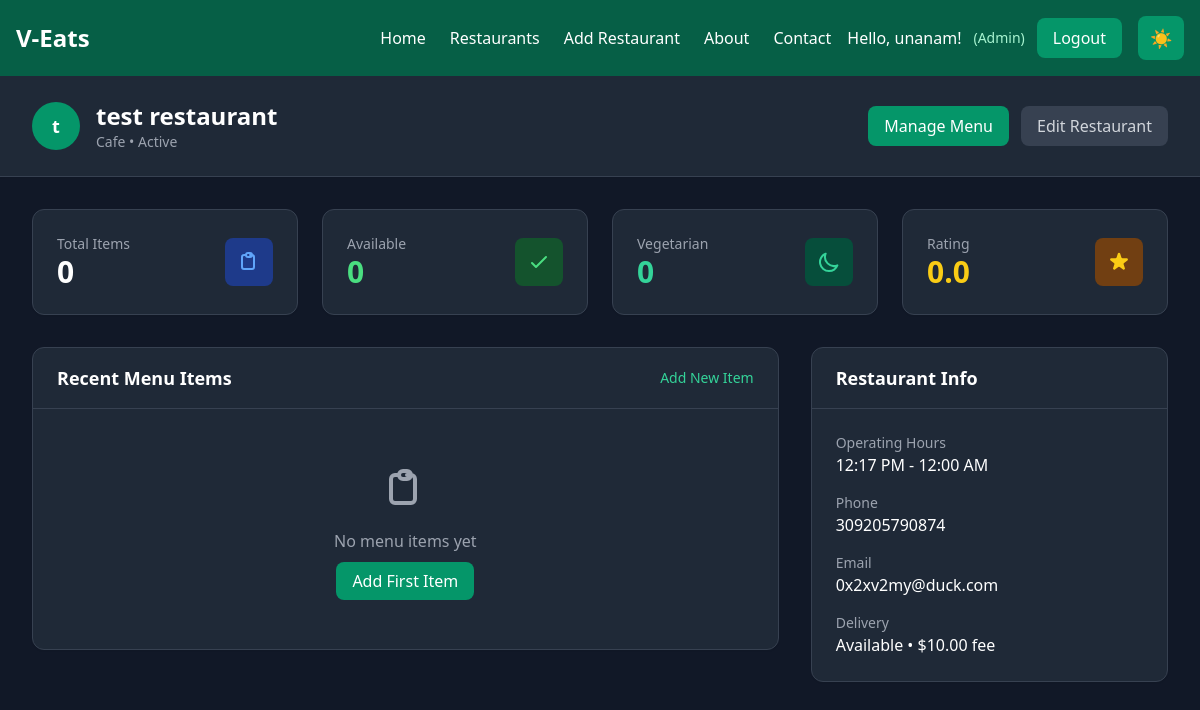
The app's page /restaurants/1/dashboard/ (signed in) with its own data.
### restaurant/models.py (models this page shows, shortened)
class Restaurant(models.Model):
    CATEGORY_CHOICES = [
        ('fast_food', 'Fast Food'),
        ('casual', 'Casual Dining'),
        ('fine_dining', 'Fine Dining'),
        ('cafe', 'Cafe'),
        ('bakery', 'Bakery'),
        ('dessert', 'Dessert'),
        ('other', 'Other'),
    ]
    STATUS_CHOICES = [
        ('active', 'Active'),
        ('inactive', 'Inactive'),
        ('pending', 'Pending Approval'),
    ]
    name = models.CharField(max_length=200)
    description = models.TextField()
    owner = models.ForeignKey(settings.AUTH_USER_MODEL, on_delete=models.CASCADE, related_name='owned_restaurants')
    category = models.CharField(max_length=20, choices=CATEGORY_CHOICES, default='other')
    address = models.TextField()
    phone = models.CharField(max_length=20)
    email = models.EmailField()
    website = models.URLField(blank=True, null=True)
    image = models.ImageField(upload_to='restaurants/', blank=True, null=True)
    logo = models.ImageField(upload_to='restaurant_logos/', blank=True, null=True)
    status = models.CharField(max_length=20, choices=STATUS_CHOICES, default='pending')
    opening_time = models.TimeField()
    closing_time = models.TimeField()
    is_delivery_available = models.BooleanField(default=True)
    delivery_fee = models.DecimalField(max_digits=6, decimal_places=2, default=0.00)
    minimum_order = models.DecimalField(max_digits=8, decimal_places=2, default=0.00)
    rating = models.FloatField(default=0.0)
    total_reviews = models.IntegerField(default=0)
    created_at = models.DateTimeField(auto_now_add=True)
    updated_at = models.DateTimeField(auto_now=True)
    class Meta:
        ordering = ['-created_at']

### restaurant/views.py (the view)
# urls.py: path('<int:pk>/dashboard/', views.restaurant_dashboard, name='dashboard'),
@login_required
def restaurant_dashboard(request, pk):
    restaurant = get_object_or_404(Restaurant, pk=pk)
    if not (request.user.is_superuser or request.user.is_staff or restaurant.owner == request.user):
        messages.error(request, "You don't have permission to access this dashboard.")
        return redirect('users:home')
    menu_items = restaurant.menu_items.all()
    total_items = menu_items.count()
    available_items = menu_items.filter(is_available=True).count()
    vegetarian_items = menu_items.filter(is_vegetarian=True).count()
    recent_items = menu_items.order_by('-created_at')[:5]
    context = {
        'restaurant': restaurant,
        'total_items': total_items,
        'available_items': available_items,
        'vegetarian_items': vegetarian_items,
        'recent_items': recent_items,
    }
    return render(request, 'restaurant/dashboard.html', context)

### restaurant/templates/restaurant/dashboard.html (shortened to what this page needs)
{% extends 'base.html' %}
{% block content %}
<div class="min-h-screen bg-gray-50 dark:bg-gray-900">
  <div class="bg-white dark:bg-gray-800 shadow-sm border-b border-gray-200 dark:border-gray-700">
    <div class="max-w-7xl mx-auto px-4 sm:px-6 lg:px-8 py-6">
      <div class="flex flex-col md:flex-row md:items-center md:justify-between">
        <div class="flex items-center space-x-4">
          {% if restaurant.logo %}
            <img src="{{ restaurant.logo.url }}" alt="{{ restaurant.name }}" class="w-12 h-12 rounded-full object-cover">
          {% else %}
            <div class="w-12 h-12 bg-emerald-600 rounded-full flex items-center justify-center">
              <span class="text-white font-bold text-lg">{{ restaurant.name.0 }}</span>
            </div>
          {% endif %}
          <div>
            <h1 class="text-2xl font-bold text-gray-900 dark:text-white">{{ restaurant.name }}</h1>
            <p class="text-sm text-gray-500 dark:text-gray-400">{{ restaurant.category|capfirst }} • {{ restaurant.status|capfirst }}</p>
          </div>
        </div>
        <div class="mt-4 md:mt-0 flex space-x-3">
          <a href="{% url 'restaurant:manage_menu' restaurant.pk %}"
             class="bg-emerald-600 text-white px-4 py-2 rounded-lg hover:bg-emerald-700 transition-colors duration-200 font-medium">
            Manage Menu
          </a>
          <button class="bg-gray-200 dark:bg-gray-700 text-gray-700 dark:text-gray-300 px-4 py-2 rounded-lg hover:bg-gray-300 dark:hover:bg-gray-600 transition-colors duration-200 font-medium">
            Edit Restaurant
          </button>
        </div>
      </div>
    </div>
  </div>
  <div class="max-w-7xl mx-auto px-4 sm:px-6 lg:px-8 py-8">
    <div class="grid grid-cols-1 md:grid-cols-2 lg:grid-cols-4 gap-6 mb-8">
      <div class="bg-white dark:bg-gray-800 rounded-xl shadow-sm p-6 border border-gray-200 dark:border-gray-700">
        <div class="flex items-center justify-between">
          <div>
            <p class="text-sm font-medium text-gray-600 dark:text-gray-400">Total Items</p>
            <p class="text-3xl font-bold text-gray-900 dark:text-white">{{ total_items }}</p>
          </div>
          <div class="bg-blue-100 dark:bg-blue-900 p-3 rounded-lg">
          </div>
        </div>
      </div>
      <div class="bg-white dark:bg-gray-800 rounded-xl shadow-sm p-6 border border-gray-200 dark:border-gray-700">
        <div class="flex items-center justify-between">
          <div>
            <p class="text-sm font-medium text-gray-600 dark:text-gray-400">Available</p>
            <p class="text-3xl font-bold text-green-600 dark:text-green-400">{{ available_items }}</p>
          </div>
          <div class="bg-green-100 dark:bg-green-900 p-3 rounded-lg">
            <svg class="w-6 h-6 text-green-600 dark:text-green-400" fill="none" stroke="currentColor" viewBox="0 0 24 24">
              <path stroke-linecap="round" stroke-linejoin="round" stroke-width="2" d="M5 13l4 4L19 7"></path>
            </svg>
          </div>
        </div>
      </div>
      <div class="bg-white dark:bg-gray-800 rounded-xl shadow-sm p-6 border border-gray-200 dark:border-gray-700">
        <div class="flex items-center justify-between">
          <div>
            <p class="text-sm font-medium text-gray-600 dark:text-gray-400">Vegetarian</p>
            <p class="text-3xl font-bold text-emerald-600 dark:text-emerald-400">{{ vegetarian_items }}</p>
          </div>
          <div class="bg-emerald-100 dark:bg-emerald-900 p-3 rounded-lg">
            <svg class="w-6 h-6 text-emerald-600 dark:text-emerald-400" fill="none" stroke="currentColor" viewBox="0 0 24 24">
              <path stroke-linecap="round" stroke-linejoin="round" stroke-width="2" d="M20.354 15.354A9 9 0 018.646 3.646 9.003 9.003 0 0012 21a9.003 9.003 0 008.354-5.646z"></path>
            </svg>
          </div>
        </div>
      </div>
      <div class="bg-white dark:bg-gray-800 rounded-xl shadow-sm p-6 border border-gray-200 dark:border-gray-700">
        <div class="flex items-center justify-between">
          <div>
            <p class="text-sm font-medium text-gray-600 dark:text-gray-400">Rating</p>
            <p class="text-3xl font-bold text-yellow-600 dark:text-yellow-400">{{ restaurant.rating|floatformat:1 }}</p>
          </div>
          <div class="bg-yellow-100 dark:bg-yellow-900 p-3 rounded-lg">
          </div>
        </div>
      </div>
    </div>
    <div class="grid grid-cols-1 lg:grid-cols-3 gap-8">
      <div class="lg:col-span-2">
        <div class="bg-white dark:bg-gray-800 rounded-xl shadow-sm border border-gray-200 dark:border-gray-700">
          <div class="px-6 py-4 border-b border-gray-200 dark:border-gray-700 flex items-center justify-between">
            <h2 class="text-lg font-semibold text-gray-900 dark:text-white">Recent Menu Items</h2>
            <a href="{% url 'restaurant:add_menu_item' restaurant.pk %}"
               class="text-emerald-600 dark:text-emerald-400 hover:text-emerald-700 dark:hover:text-emerald-300 font-medium text-sm">
              Add New Item
            </a>
          </div>
          <div class="p-6">
            {% if recent_items %}
              <div class="space-y-4">
                {% for item in recent_items %}
                  <div class="flex items-center space-x-4 p-4 bg-gray-50 dark:bg-gray-700 rounded-lg">
                    {% if item.image %}
                      <img src="{{ item.image.url }}" alt="{{ item.name }}" class="w-12 h-12 rounded-lg object-cover">
                    {% else %}
                      <div class="w-12 h-12 bg-gray-300 dark:bg-gray-600 rounded-lg flex items-center justify-center">
                        <svg class="w-6 h-6 text-gray-500 dark:text-gray-400" fill="none" stroke="currentColor" viewBox="0 0 24 24">
                          <path stroke-linecap="round" stroke-linejoin="round" stroke-width="2" d="M4 16l4.586-4.586a2 2 0 012.828 0L16 16m-2-2l1.586-1.586a2 2 0 012.828 0L20 14m-6-6h.01M6 20h12a2 2 0 002-2V6a2 2 0 00-2-2H6a2 2 0 00-2 2v12a2 2 0 002 2z"></path>
                        </svg>
                      </div>
                    {% endif %}
                    <div class="flex-1">
                      <h3 class="font-medium text-gray-900 dark:text-white">{{ item.name }}</h3>
                      <p class="text-sm text-gray-500 dark:text-gray-400">{{ item.category|capfirst }} • ${{ item.price }}</p>
                    </div>
                    <div class="flex items-center space-x-2">
                      {% if item.is_available %}
                        <span class="inline-flex items-center px-2.5 py-0.5 rounded-full text-xs font-medium bg-green-100 text-green-800 dark:bg-green-900 dark:text-green-200">
                          Available
                        </span>
                      {% else %}
                        <span class="inline-flex items-center px-2.5 py-0.5 rounded-full text-xs font-medium bg-red-100 text-red-800 dark:bg-red-900 dark:text-red-200">
                          Unavailable
                        </span>
                      {% endif %}
                    </div>
                  </div>
                {% endfor %}
              </div>
            {% else %}
              <div class="text-center py-8">
                <svg class="w-12 h-12 text-gray-400 mx-auto mb-4" fill="none" stroke="currentColor" viewBox="0 0 24 24">
                  <path stroke-linecap="round" stroke-linejoin="round" stroke-width="2" d="M9 5H7a2 2 0 00-2 2v10a2 2 0 002 2h8a2 2 0 002-2V7a2 2 0 00-2-2h-2M9 5a2 2 0 002 2h2a2 2 0 002-2M9 5a2 2 0 012-2h2a2 2 0 012 2"></path>
                </svg>
                <p class="text-gray-500 dark:text-gray-400 mb-4">No menu items yet</p>
                <a href="{% url 'restaurant:add_menu_item' restaurant.pk %}"
                   class="bg-emerald-600 text-white px-4 py-2 rounded-lg hover:bg-emerald-700 transition-colors duration-200 font-medium">
                  Add First Item
                </a>
              </div>
            {% endif %}
          </div>
        </div>
      </div>
      <div>
        <div class="bg-white dark:bg-gray-800 rounded-xl shadow-sm border border-gray-200 dark:border-gray-700">
          <div class="px-6 py-4 border-b border-gray-200 dark:border-gray-700">
            <h2 class="text-lg font-semibold text-gray-900 dark:text-white">Restaurant Info</h2>
          </div>
          <div class="p-6 space-y-4">
            <div>
              <p class="text-sm font-medium text-gray-600 dark:text-gray-400">Operating Hours</p>
              <p class="text-gray-900 dark:text-white">{{ restaurant.opening_time|time:"g:i A" }} - {{ restaurant.closing_time|time:"g:i A" }}</p>
            </div>
            <div>
              <p class="text-sm font-medium text-gray-600 dark:text-gray-400">Phone</p>
              <p class="text-gray-900 dark:text-white">{{ restaurant.phone }}</p>
            </div>
            <div>
              <p class="text-sm font-medium text-gray-600 dark:text-gray-400">Email</p>
              <p class="text-gray-900 dark:text-white">{{ restaurant.email }}</p>
            </div>
            <div>
              <p class="text-sm font-medium text-gray-600 dark:text-gray-400">Delivery</p>
              <p class="text-gray-900 dark:text-white">
                {% if restaurant.is_delivery_available %}
                  Available • ${{ restaurant.delivery_fee }} fee
                {% else %}
                  Not Available
                {% endif %}
              </p>
            </div>
          </div>
        </div>
      </div>
    </div>
  </div>
</div>
{% endblock %}

### users/templates/base.html (shortened to what this page needs)
<!DOCTYPE html>
<html lang="en" class="dark">
<head>
  <script src="https://cdn.tailwindcss.com"></script>
</head>
<body class="bg-emerald-50 dark:bg-emerald-900 text-gray-800 dark:text-gray-200 transition-colors duration-300">
  <nav class="p-4 bg-emerald-600 dark:bg-emerald-800 flex justify-between items-center shadow-lg transition-colors duration-300">
    <div class="flex items-center space-x-4">
      <h1 class="text-white font-bold text-2xl">V-Eats</h1>
    </div>
    <div class="flex items-center space-x-4">
      <div class="hidden md:flex items-center space-x-6">
        <a href="{% url 'users:home' %}" class="text-white hover:text-emerald-200 transition-colors duration-200 font-medium">Home</a>
        <a href="{% url 'restaurant:list' %}" class="text-white hover:text-emerald-200 transition-colors duration-200 font-medium">Restaurants</a>
        {% if user.is_authenticated and user.is_superuser %}
          <a href="{% url 'restaurant:add' %}" class="text-white hover:text-emerald-200 transition-colors duration-200 font-medium">Add Restaurant</a>
        {% endif %}
        <a href="#" class="text-white hover:text-emerald-200 transition-colors duration-200 font-medium">About</a>
        <a href="#" class="text-white hover:text-emerald-200 transition-colors duration-200 font-medium">Contact</a>
      </div>
      <div class="flex items-center space-x-3">
        {% if user.is_authenticated %}
          <span class="text-white font-medium">Hello, {{ user.username }}!</span>
          {% if user.is_superuser %}
            <span class="text-emerald-200 text-sm">(Admin)</span>
          {% elif user.profile and user.profile.role == 'RESTAURANT' %}
            <span class="text-emerald-200 text-sm">(Restaurant)</span>
            <a href="{% url 'restaurant:dashboard' %}" class="text-emerald-200 hover:text-white transition-colors duration-200 font-medium text-sm">
              Dashboard
            </a>
          {% elif user.profile and user.profile.role == 'DRIVER' %}
            <span class="text-emerald-200 text-sm">(Driver)</span>
            <a href="{% url 'driver:dashboard' %}" class="text-emerald-200 hover:text-white transition-colors duration-200 font-medium text-sm">
              Dashboard
            </a>
          {% elif user.profile and user.profile.role == 'USER' %}
            <span class="text-emerald-200 text-sm">(Customer)</span>
          {% endif %}
          <a href="{% url 'users:logout' %}" class="bg-emerald-700 dark:bg-emerald-600 text-white px-4 py-2 rounded-lg hover:bg-emerald-800 dark:hover:bg-emerald-700 transition-all duration-200 font-medium">
            Logout
          </a>
        {% endif %}
      </div>
      <button
        id="darkModeToggle"
        class="bg-emerald-700 dark:bg-emerald-600 text-white px-3 py-2 rounded-lg hover:bg-emerald-800 dark:hover:bg-emerald-700 transition-all duration-200 text-lg"
        title="Toggle dark mode"
      >
        <span id="darkModeIcon" class="block">🌙</span>
      </button>
    </div>
  </nav>
  <main>
    {% block content %}{% endblock %}
  </main>
</body>
</html>

### records on screen
Restaurant: name.0 "t", name "test restaurant", category "Cafe", status "Active", rating "0.0", opening_time "12:17 PM", closing_time "12:00 AM", phone "309205790874", email "0x2xv2my@duck.com", delivery_fee "10.00"

### other values on screen
{{ user.username }} "unanam"
{{ total_items }} "0"
{{ available_items }} "0"
{{ vegetarian_items }} "0"
